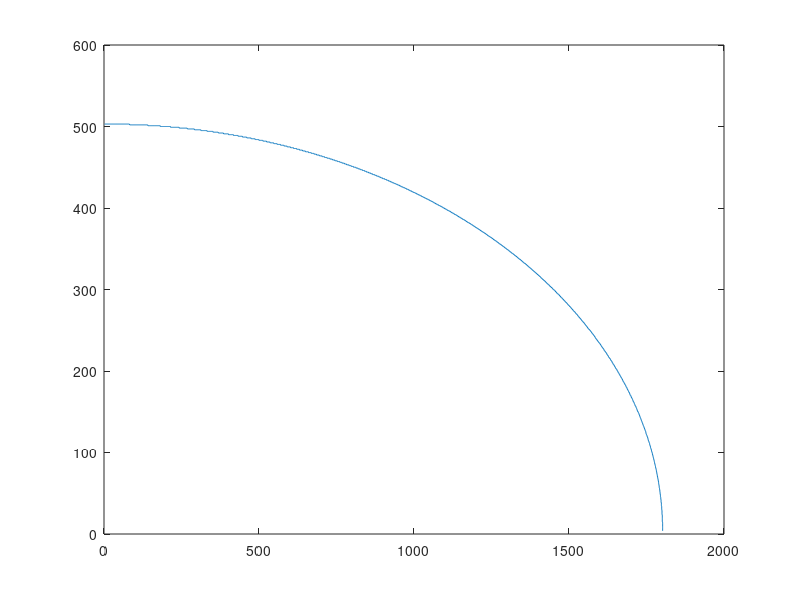

Reproduce this figure in MATLAB.
%Ellipse Using Mid-Point Algorithm
X0=2;
Y0=3;
a=3600/2; 
b=1000/2;
x=0;
y=b;
p1=(b*b)-(a*a*b)+(a*a/4);
dx=2*b*b*x;
dy=2*a*a*y;
X=[]; 
Y=[];
i=1;
while (dx < dy)
    X(i)=x;
    Y(i)=y;
    if (p1<0)
        x=x+1;
        dx=2*b*b*x;
        p1=p1+dx+b*b;
    else
        x=x+1;
        y=y-1;
        dx=2*b*b*x;
        dy=2*a*a*y;
        p1=p1+dx-dy+b*b;
    end
    i=i+1;
end
p2=b*b*(x+1/2)*(x+1/2)+a*a*(y-1)*(y-1)-a*a*b*b;
while (dx>=dy && y>0)
    X(i) = x;
    Y(i) = y;
    if (p2>0)
        x=x;
        y=y-1;
        dy=2*a*a*y;
        p2=p2-dy+a*a;
    else
        x=x+1;
        y=y-1;
        dy=2*a*a*y;
        dx=2*b*b*x;
        p2=p2+dx-dy+a*a;
    end
    i=i+1;
end
plot(X+X0,Y+Y0);